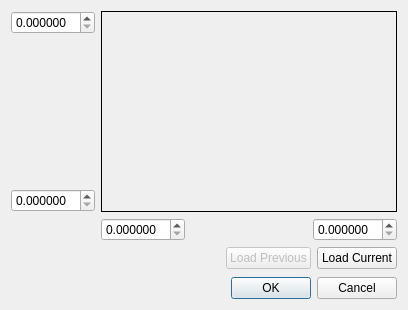
<?xml version="1.0" encoding="UTF-8"?>
<ui version="4.0">
 <class>AxesLimOptions</class>
 <widget class="QDialog" name="AxesLimOptions">
  <property name="geometry">
   <rect>
    <x>0</x>
    <y>0</y>
    <width>408</width>
    <height>310</height>
   </rect>
  </property>
  <property name="windowTitle">
   <string>Configure Axes Limits</string>
  </property>
  <property name="modal">
   <bool>true</bool>
  </property>
  <layout class="QGridLayout" name="gridLayout" columnstretch="1,1,2,1">
   <item row="3" column="2">
    <spacer name="horizontalSpacer">
     <property name="orientation">
      <enum>Qt::Horizontal</enum>
     </property>
     <property name="sizeHint" stdset="0">
      <size>
       <width>0</width>
       <height>0</height>
      </size>
     </property>
    </spacer>
   </item>
   <item row="3" column="1">
    <widget class="QDoubleSpinBox" name="xmin">
     <property name="decimals">
      <number>6</number>
     </property>
     <property name="stepType">
      <enum>QAbstractSpinBox::AdaptiveDecimalStepType</enum>
     </property>
    </widget>
   </item>
   <item row="5" column="0" colspan="4">
    <widget class="QDialogButtonBox" name="buttonBox">
     <property name="orientation">
      <enum>Qt::Horizontal</enum>
     </property>
     <property name="standardButtons">
      <set>QDialogButtonBox::Cancel|QDialogButtonBox::Ok</set>
     </property>
    </widget>
   </item>
   <item row="1" column="0">
    <spacer name="verticalSpacer">
     <property name="orientation">
      <enum>Qt::Vertical</enum>
     </property>
     <property name="sizeHint" stdset="0">
      <size>
       <width>20</width>
       <height>40</height>
      </size>
     </property>
    </spacer>
   </item>
   <item row="0" column="0">
    <widget class="QDoubleSpinBox" name="ymax">
     <property name="decimals">
      <number>6</number>
     </property>
     <property name="stepType">
      <enum>QAbstractSpinBox::AdaptiveDecimalStepType</enum>
     </property>
    </widget>
   </item>
   <item row="3" column="3">
    <widget class="QDoubleSpinBox" name="xmax">
     <property name="decimals">
      <number>6</number>
     </property>
     <property name="stepType">
      <enum>QAbstractSpinBox::AdaptiveDecimalStepType</enum>
     </property>
    </widget>
   </item>
   <item row="2" column="0">
    <widget class="QDoubleSpinBox" name="ymin">
     <property name="decimals">
      <number>6</number>
     </property>
     <property name="stepType">
      <enum>QAbstractSpinBox::AdaptiveDecimalStepType</enum>
     </property>
    </widget>
   </item>
   <item row="4" column="0" colspan="4">
    <widget class="QWidget" name="widget" native="true">
     <layout class="QHBoxLayout" name="horizontalLayout">
      <property name="leftMargin">
       <number>0</number>
      </property>
      <property name="topMargin">
       <number>0</number>
      </property>
      <property name="rightMargin">
       <number>0</number>
      </property>
      <property name="bottomMargin">
       <number>2</number>
      </property>
      <item>
       <spacer name="horizontalSpacer_2">
        <property name="orientation">
         <enum>Qt::Horizontal</enum>
        </property>
        <property name="sizeHint" stdset="0">
         <size>
          <width>40</width>
          <height>20</height>
         </size>
        </property>
       </spacer>
      </item>
      <item>
       <widget class="QPushButton" name="load_previous">
        <property name="enabled">
         <bool>false</bool>
        </property>
        <property name="text">
         <string>Load Previous</string>
        </property>
        <property name="checkable">
         <bool>false</bool>
        </property>
        <property name="checked">
         <bool>false</bool>
        </property>
       </widget>
      </item>
      <item>
       <widget class="QPushButton" name="load_current">
        <property name="text">
         <string>Load Current</string>
        </property>
       </widget>
      </item>
     </layout>
    </widget>
   </item>
   <item row="0" column="1" rowspan="3" colspan="3">
    <widget class="QLabel" name="axes_box">
     <property name="frameShape">
      <enum>QFrame::Panel</enum>
     </property>
     <property name="alignment">
      <set>Qt::AlignCenter</set>
     </property>
    </widget>
   </item>
  </layout>
 </widget>
 <tabstops>
  <tabstop>ymax</tabstop>
  <tabstop>ymin</tabstop>
  <tabstop>xmin</tabstop>
  <tabstop>xmax</tabstop>
  <tabstop>load_previous</tabstop>
  <tabstop>load_current</tabstop>
 </tabstops>
 <resources/>
 <connections>
  <connection>
   <sender>buttonBox</sender>
   <signal>accepted()</signal>
   <receiver>AxesLimOptions</receiver>
   <slot>accept()</slot>
   <hints>
    <hint type="sourcelabel">
     <x>257</x>
     <y>300</y>
    </hint>
    <hint type="destinationlabel">
     <x>157</x>
     <y>274</y>
    </hint>
   </hints>
  </connection>
  <connection>
   <sender>buttonBox</sender>
   <signal>rejected()</signal>
   <receiver>AxesLimOptions</receiver>
   <slot>reject()</slot>
   <hints>
    <hint type="sourcelabel">
     <x>325</x>
     <y>300</y>
    </hint>
    <hint type="destinationlabel">
     <x>286</x>
     <y>274</y>
    </hint>
   </hints>
  </connection>
 </connections>
</ui>
